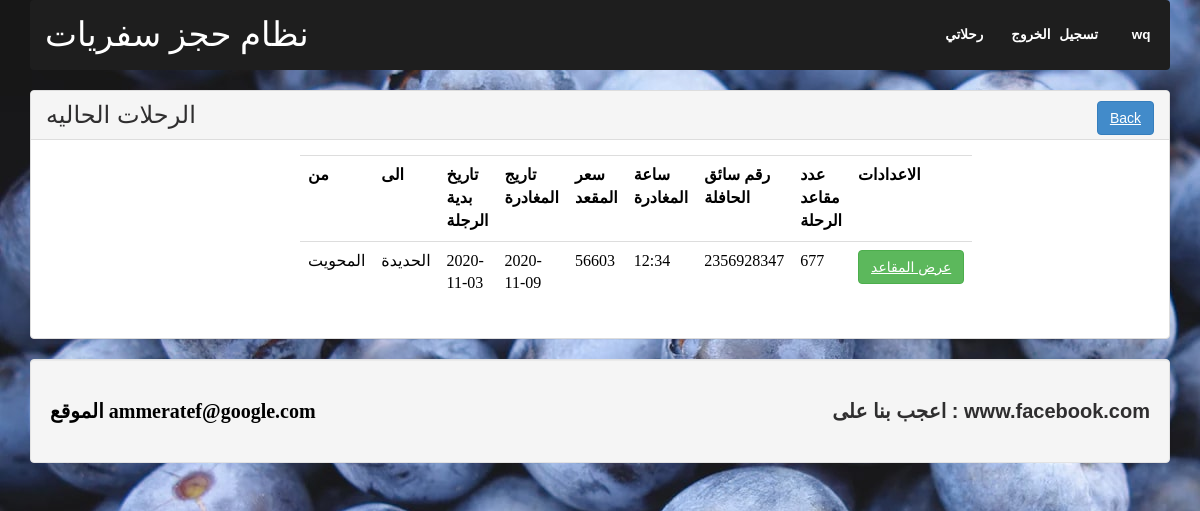
Page /profile.php (signed in) on the committed database.
### tables this page shows
CREATE TABLE `db_reservation` (
  `id` int(11) NOT NULL,
  `pickup` varchar(255) NOT NULL,
  `bookingdate` varchar(255) NOT NULL,
  `returndate` varchar(255) NOT NULL,
  `carnumber` varchar(64) NOT NULL,
  `destination` varchar(255) NOT NULL,
  `bookingtime` varchar(255) NOT NULL,
  `email` varchar(255) NOT NULL,
  `passengers` varchar(255) NOT NULL
);

### lib/Session.php (called while the page is built, shortened)
<?php
class Session
{
	public static function get($key){
		if (isset($_SESSION[$key])) {
			return $_SESSION[$key];
		}else{
			return false;
		}
	}
}
?>

### profile.php (the view, shortened to what this page needs)
<html>
    <body style=" background-image: url(images/breadcumb.jpg)">
        <?php
	 include 'inc/header.php';
?>
<?php
$connection = mysqli_connect("localhost", "root", "", "nit_angola");
if (Session::get("role") == 'admin') {
	$sql = "SELECT * FROM db_reservation";
	$results = mysqli_query($connection, $sql);
} else {
	$sql = "SELECT * FROM db_reservation WHERE id =2";
	$results = mysqli_query($connection, $sql);
}  ?>
	<div class="panel panel-default">
		<div class="panel-heading">
			<h2>الرحلات الحاليه<span class="pull-right"><a class="btn btn-primary" href="profile.php">Back</a></span></h2>
		</div>
		<div class="panel-body">
			<div style="max-width:600px; margin: 0 auto">
				<form action="" method="POST">
				<table class="table table-primary">
						<tr>
						<th>من   </th>
							<th>الى</th>
							<th>تاريخ بدية الرجلة  </th>
							<th>تاريج المغادرة  </th>
							<th>سعر المقعد </th>
							<th>ساعة المغادرة </th>
							<th>رقم سائق الحافلة </th>
							<th>عدد مقاعد الرحلة </th>
							<th>الاعدادات  </th>
						</tr>
<?php
$email = Session::get("email");
				if (isset($email)) {
if (mysqli_num_rows($results)>0) {
while ($row=mysqli_fetch_array($results)) {
	echo "<tr>";
	echo "<td>".$row['pickup']."</td>";
	echo "<td>".$row['destination']."</td>";
	echo "<td>".$row['bookingdate']."</td>";
	echo "<td>".$row['returndate']."</td>";
	echo "<td>".$row['carnumber']."</td>";
	echo "<td>".$row['bookingtime']."</td>";
	echo "<td>".$row['email']."</td>";
	echo "<td>".$row['passengers']."</td>";
	echo "<td> <a  class='btn btn-success' href='journey.php?id=".$row['id']."'>عرض المقاعد </a></td>";
	echo "</tr>";
}
}
}
?>
					</table>
				</form>
			</div>
		</div>
	</div>
<?php
	include 'inc/footer.php';
?>
    </body></html>

### css/main.css (style rules this page uses)
h2 { font-size: 24px; font-weight: 500; }
body, html { margin: 0; padding: 0; height: 100%; }
h1, h2, p, span, a { font-family: "museo-sans", helvetica, sans-serif; color: #2f2e2f; margin: 0; padding: 0; }

### rows in the picture
db_reservation: pickup "المحويت", destination "الحديدة", bookingdate "2020-11-03", returndate "2020-11-09", carnumber "56603", bookingtime "12:34", email "2356928347", passengers "677"

### other values in the picture
Session::get("name") "wq"
